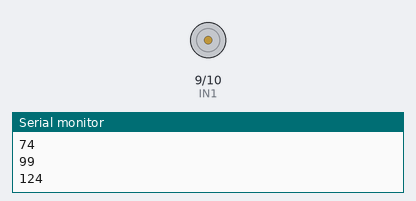
This sketch was run on a simulated Arduino Uno, built with avr-gcc and run on an emulated ATmega328P. Shown: motor-driver pin pairs drawn as motors (green arrow = first pin HIGH = forward, orange = second pin HIGH = backward, longer = more drive), the last lines printed to the serial monitor.

Above: at 0.4 s.
At 1.7 s:
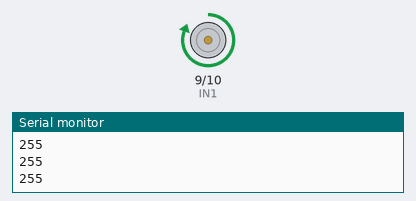
At 5.3 s:
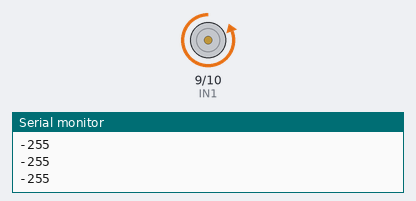
Timing chart, 0 to 9.5 s (numbered marks = the images above):
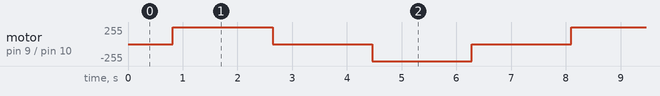

Measured:
- by itself, motor on pin 9 (IN1) / pin 10 (IN2): repeats every 7.3 s: stopped 1.8 s, backward 255/255 1.8 s, stopped 1.8 s, forward 255/255 1.8 s

The sketch:

JGA25EncoderMx1508ArduinoFwdBwdSoftStartWithPlotter.ino
```cpp
// Define control pins
const int IN1 = 9; // Control pin 1
const int IN2 = 10; // Control pin 2

// Define PWM limits
const int minSpeed = 50;  // Minimum speed value
const int maxSpeed = 255; // Maximum speed value

// Define time for acceleration and deceleration
const int accelTime = 1000; // 1 second for acceleration
const int runTime = 1000;   // 1 second at full speed
const int stopTime = 1000;  // 1 second stop time

// Timing variables
unsigned long previousMillis = 0;
unsigned long previousPrintMillis = 0;
const unsigned long printInterval = 100; // Print every 100 milliseconds
int currentSpeed = minSpeed;
int speedStep = 1; // Speed increment per loop

// State machine variables
enum State { ACCELERATE_FORWARD, RUN_FORWARD, DECELERATE_FORWARD, STOP_AFTER_FORWARD, STOP_AFTER_BACKWARD, ACCELERATE_BACKWARD, RUN_BACKWARD, DECELERATE_BACKWARD };
State currentState = ACCELERATE_FORWARD;

void setup() {
  // Set control pins as outputs
  pinMode(IN1, OUTPUT);
  pinMode(IN2, OUTPUT);

  // Start serial communication
  Serial.begin(9600);
}

void loop() {
  unsigned long currentMillis = millis();

  // Print speed every 100 ms
  if (currentMillis - previousPrintMillis >= printInterval) {
    previousPrintMillis = currentMillis;
    if (currentState == ACCELERATE_FORWARD || currentState == DECELERATE_FORWARD || currentState == RUN_FORWARD) {
      Serial.println(currentSpeed); // Forward speeds
    } else if (currentState == ACCELERATE_BACKWARD || currentState == DECELERATE_BACKWARD || currentState == RUN_BACKWARD) {
      Serial.println(-currentSpeed); // Backward speeds
    } else {
      Serial.println(0); // Stop state
    }
  }

  switch (currentState) {
    case ACCELERATE_FORWARD:
      if (currentMillis - previousMillis >= accelTime / (maxSpeed - minSpeed)) {
        previousMillis = currentMillis;
        currentSpeed += speedStep;
        analogWrite(IN1, currentSpeed);
        analogWrite(IN2, 0);

        if (currentSpeed >= maxSpeed) {
          currentState = RUN_FORWARD;
          previousMillis = currentMillis;
        }
      }
      break;

    case RUN_FORWARD:
      if (currentMillis - previousMillis >= runTime) {
        currentState = DECELERATE_FORWARD;
        previousMillis = currentMillis;
      }
      break;

    case DECELERATE_FORWARD:
      if (currentMillis - previousMillis >= accelTime / (maxSpeed - minSpeed)) {
        previousMillis = currentMillis;
        currentSpeed -= speedStep;
        analogWrite(IN1, currentSpeed);
        analogWrite(IN2, 0);

        if (currentSpeed <= minSpeed) {
          currentState = STOP_AFTER_FORWARD;
          previousMillis = currentMillis;
        }
      }
      break;

    case STOP_AFTER_FORWARD:
      analogWrite(IN1, 0);
      analogWrite(IN2, 0);
      if (currentMillis - previousMillis >= stopTime) {
        currentState = ACCELERATE_BACKWARD;
        previousMillis = currentMillis;
        currentSpeed = minSpeed;
      }
      break;

    case STOP_AFTER_BACKWARD:
      analogWrite(IN1, 0);
      analogWrite(IN2, 0);
      if (currentMillis - previousMillis >= stopTime) {
        currentState = ACCELERATE_FORWARD;
        previousMillis = currentMillis;
        currentSpeed = minSpeed;
      }
      break;

    case ACCELERATE_BACKWARD:
      if (currentMillis - previousMillis >= accelTime / (maxSpeed - minSpeed)) {
        previousMillis = currentMillis;
        currentSpeed += speedStep;
        analogWrite(IN1, 0);
        analogWrite(IN2, currentSpeed);

        if (currentSpeed >= maxSpeed) {
          currentState = RUN_BACKWARD;
          previousMillis = currentMillis;
        }
      }
      break;

    case RUN_BACKWARD:
      if (currentMillis - previousMillis >= runTime) {
        currentState = DECELERATE_BACKWARD;
        previousMillis = currentMillis;
      }
      break;

    case DECELERATE_BACKWARD:
      if (currentMillis - previousMillis >= accelTime / (maxSpeed - minSpeed)) {
        previousMillis = currentMillis;
        currentSpeed -= speedStep;
        analogWrite(IN1, 0);
        analogWrite(IN2, currentSpeed);

        if (currentSpeed <= minSpeed) {
          currentState = STOP_AFTER_BACKWARD;
          previousMillis = currentMillis;
        }
      }
      break;
  }
}
```
